Frame 1 (no input): blank canvas, image omitted
Frame 60 (the mouse pressed at the canvas centre just before this capture): blank canvas, image omitted
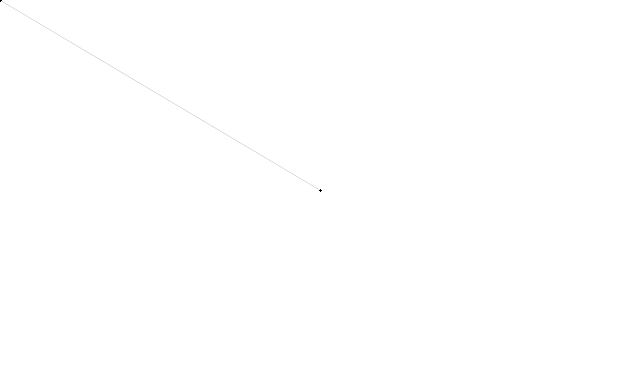
Frame 120 (the mouse held since frame 60 and released just before this capture)

The Processing sketch whose frames 1 and 60 were blank and that drew this single picture after the mouse press (run headless with seeded random() and noise(); from frame 60 on, the mouse is pressed at the canvas centre):

// Processing sketch: drawLine
// ── drawLine.pde
void setup() {
  size(640, 380);
  background(255);
}

void draw() {
  float speed;
  speed = (pmouseX-mouseX)*(pmouseX-mouseX) + (pmouseY-mouseY)*(pmouseY-mouseY);
  strokeWeight(150/((speed+100)));
  line(pmouseX, pmouseY, mouseX, mouseY);
}
